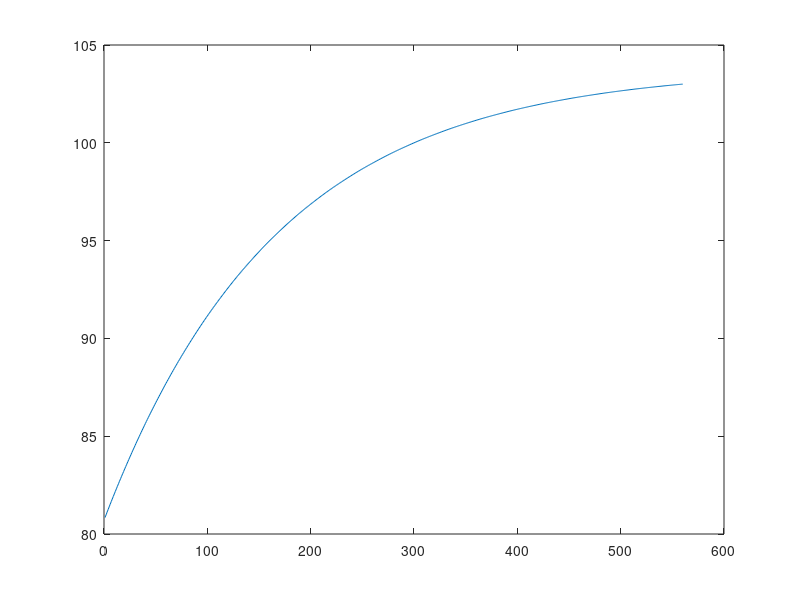

Recreate this plot in MATLAB.
clear all
% dt = data(1:600);
% 
% y1=dt(1);
% yf=dt(end);
% 
% y=zeros(size(dt));
% y(1) = y1;
% 
% a=0.994;
% 
%     
% for i=1:size(dt)
%     
%    y(i+1) = a*y(i)+(1-a)*yf;
%    
% end
% 
% plot([y(2:end) dt])
% 
% RMSE = sqrt(sum((dt - y(2:end)).^2)/size(dt,1))

a=0.994;

t(1)=80.8425;
t2=103.7942;

i=1;
while t(i) <= 103
    t(i+1) = a*t(i)+(1-a)*t2;
    i=i+1;
end

plot(t)